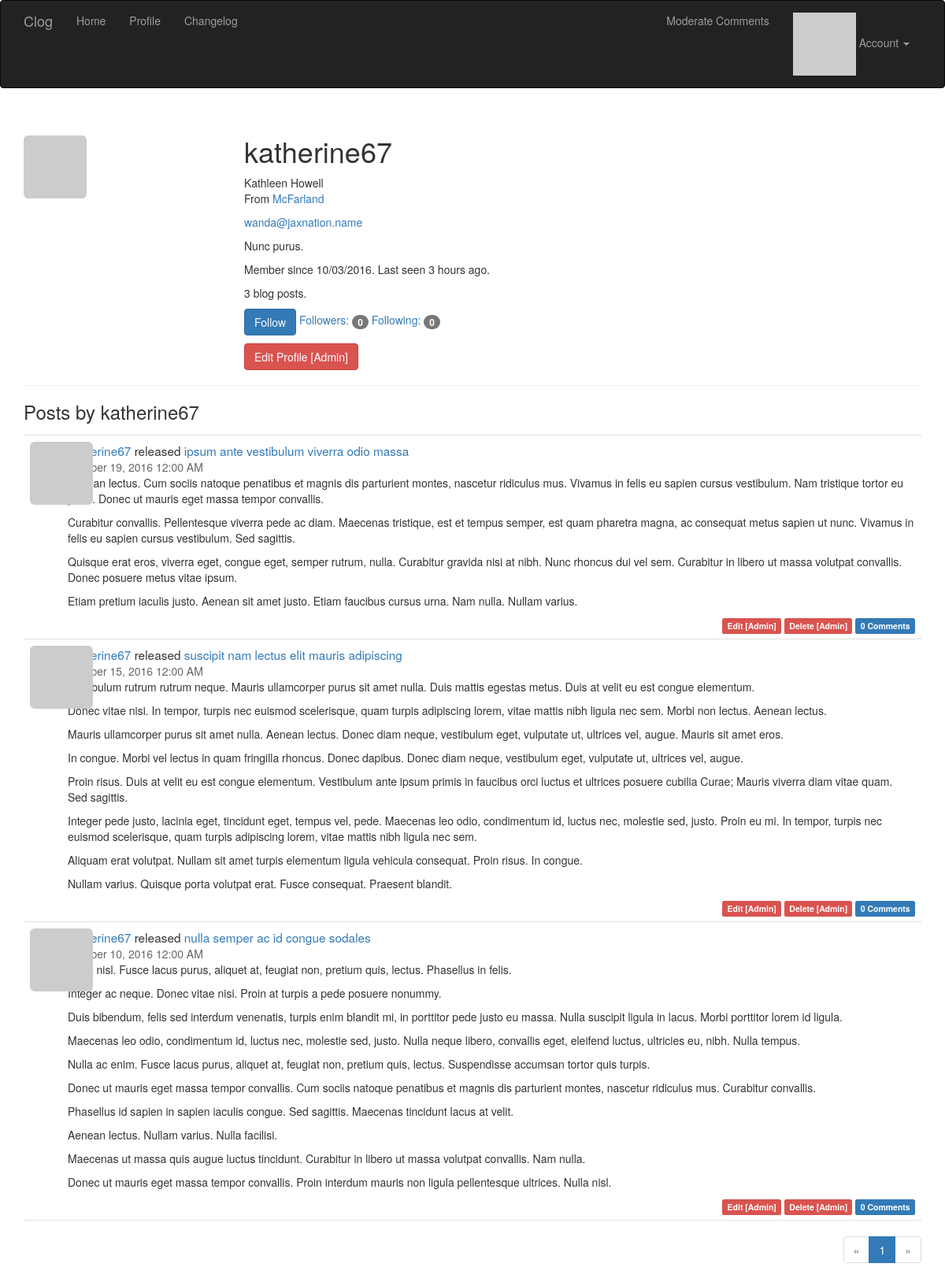
The page /user/katherine67 (signed in) on the database its author committed.
### app/models.py (models this page shows, shortened)
class User(UserMixin, db.Model):
    __tablename__ = 'users'
    id = db.Column(db.Integer, primary_key=True)
    username = db.Column(db.String(64), unique=True, index=True)
    email = db.Column(db.String(64), unique=True, index=True)
    role_id = db.Column(db.Integer, db.ForeignKey('roles.id'))
    password_hash = db.Column(db.String(128))
    confirmed = db.Column(db.Boolean, default=False)
    avatar_hash = db.Column(db.String(32))
    name = db.Column(db.String(64))
    location = db.Column(db.String(64))
    about_me = db.Column(db.Text)
    member_since = db.Column(db.DateTime(), default=datetime.utcnow)
    last_seen = db.Column(db.DateTime(), default=datetime.utcnow)
    posts = db.relationship('Post', backref='author', lazy='dynamic')
    followed = db.relationship('Follow',
                               foreign_keys=[Follow.follower_id],
                               backref=db.backref('follower', lazy='joined'),
                               lazy='dynamic',
                               cascade='all, delete-orphan')
    followers = db.relationship('Follow',
                                foreign_keys=[Follow.followed_id],
                                backref=db.backref('followed', lazy='joined'),
                                lazy='dynamic',
                                cascade='all, delete-orphan')
    comments = db.relationship('Comment', backref='author', lazy='dynamic')
    def can(self, permissions):
        return self.role is not None and (self.role.permissions & permissions) == permissions
    def is_administrator(self):
        return self.can(Permission.ADMINISTER)
    @property
    def password(self):
        raise AttributeError('password is not a readable attribute')
    def gravatar(self, size=100, default='identicon', rating='g'):
        if request.is_secure:
            url = 'https://secure.gravatar.com/avatar'
        else:
            url = 'https://www.gravatar.com/avatar'
        hash = self.avatar_hash or hashlib.md5(
            self.email.encode('utf-8')).hexdigest()
        return '{url}/{hash}?s={size}&d={default}&r={rating}'.format(
            url=url, hash=hash, size=size, default=default, rating=rating)
    def ping(self):
        self.last_seen = datetime.utcnow()
        db.session.add(self)
    def is_following(self, user):
        return self.followed.filter_by(
            followed_id=user.id).first() is not None

class Post(db.Model):
    __tablename__ = 'posts'
    id = db.Column(db.Integer, primary_key=True)
    title = db.Column(db.Text)
    body = db.Column(db.Text)
    timestamp = db.Column(db.DateTime, index=True, default=datetime.utcnow)
    author_id = db.Column(db.Integer, db.ForeignKey('users.id'))
    body_html = db.Column(db.Text)
    comments = db.relationship('Comment', backref='post', lazy='dynamic')

### app/main/views.py (the view)
@main.route('/user/<username>')
def user(username):
    user = User.query.filter_by(username=username).first()
    if user is None:
        abort(404)
    page = request.args.get('page', 1, type=int)
    pagination = user.posts.order_by(Post.timestamp.desc()).paginate(
        page, per_page=current_app.config['FLASKY_POSTS_PER_PAGE'],
        error_out=False)
    posts = pagination.items
    return render_template('user.html', user=user, posts=posts,
                           pagination=pagination)

### app/auth/views.py (called while the page is built)
@auth.before_app_request
def before_request():
    if current_user.is_authenticated:
        current_user.ping()
        if not current_user.confirmed \
                and request.endpoint[:5] != 'auth.' \
                and request.endpoint != 'static':
            return redirect(url_for('auth.unconfirmed'))

### app/main/__init__.py (called while the page is built)
@main.app_context_processor
def inject_permissions():
    return dict(Permission=Permission)

### app/models.py (called while the page is built)
@login_manager.user_loader
def load_user(user_id):
    return User.query.get(int(user_id))

### app/templates/user.html (shortened to what this page needs)
{% extends "base.html" %}
{% import "_macros.html" as macros %}
{% block page_content %}
<div class="page-header">
    <img class="img-rounded profile-thumbnail" src="{{ user.gravatar(size=256) }}">
    <div class="profile-header">
        <h1>{{ user.username }}</h1>
        {% if user.name or user.location %}
        <p>
            {% if user.name %}{{ user.name }}<br>{% endif %}
            {% if user.location %}
                From <a href="http://maps.google.com/?q={{ user.location }}">{{ user.location }}</a><br>
            {% endif %}
        </p>
        {% endif %}
        {% if current_user.is_administrator() %}
        <p><a href="mailto:{{ user.email }}">{{ user.email }}</a></p>
        {% endif %}
        {% if user.about_me %}<p>{{ user.about_me }}</p>{% endif %}
        <p>Member since {{ moment(user.member_since).format('L') }}. Last seen {{ moment(user.last_seen).fromNow() }}.</p>
        <p>{{ user.posts.count() }} blog posts.</p>
        <p>
            {% if current_user.can(Permission.FOLLOW) and user != current_user %}
                {% if not current_user.is_following(user) %}
                <a href="{{ url_for('.follow', username=user.username) }}" class="btn btn-primary">Follow</a>
                {% else %}
                <a href="{{ url_for('.unfollow', username=user.username) }}" class="btn btn-default">Unfollow</a>
                {% endif %}
            {% endif %}
            <a href="{{ url_for('.followers', username=user.username) }}">Followers: <span class="badge">{{ user.followers.count() - 1 }}</span></a>
            <a href="{{ url_for('.followed_by', username=user.username) }}">Following: <span class="badge">{{ user.followed.count() - 1 }}</span></a>
        </p>
        <p>
            {% if current_user.is_administrator() %}
            <a class="btn btn-danger" href="{{ url_for('.edit_profile_admin', id=user.id) }}">Edit Profile [Admin]</a>
            {% endif %}
        </p>
    </div>
</div>
<h3>Posts by {{ user.username }}</h3>
{% include '_posts.html' %}
{% if pagination %}
<div class="pagination">
    {{ macros.pagination_widget(pagination, '.user', username=user.username) }}
</div>
{% endif %}
{% endblock %}

### app/templates/_posts.html
<ul class="posts">
    {% for post in posts %}
    <li class="post">
        <div class="post-thumbnail">
            <a href="{{ url_for('.user', username=post.author.username) }}">
                <img class="img-rounded profile-thumbnail" src="{{ post.author.gravatar(size=40) }}">
            </a>
        </div>
        <div class="post-content">
            <div class="post-author">
                <a href="{{ url_for('.user', username=post.author.username) }}">{{ post.author.username }}</a>
                released
                <a href="{{ url_for('.post', id=post.id) }}">{{ post.title }}</a>
            </div>
            <div class="post-date">{{ moment(post.timestamp).format('LLL') }}</div>
            <div class="post-body">
                {% if post.body_html %}
                    {{ post.body_html | safe }}
                {% else %}
                    {{ post.body }}
                {% endif %}
            </div>
            <div class="post-footer">
                {% if current_user == post.author %}
                <a href="{{ url_for('.edit', id=post.id) }}">
                    <span class="label label-primary">Edit</span>
                </a>
                {% if request.path != url_for('.index') %}
                <a href="{{ url_for('.delete', id=post.id) }}">
                    <span class="label label-primary">Delete</span>
                </a>
                {% endif %}
                {% elif current_user.is_administrator() %}
                <a href="{{ url_for('.edit', id=post.id) }}">
                    <span class="label label-danger">Edit [Admin]</span>
                </a>
                {% if request.path != url_for('.index') %}
                <a href="{{ url_for('.delete', id=post.id) }}">
                    <span class="label label-danger">Delete [Admin]</span>
                </a>
                {% endif %}
                {% endif %}
                <a href="{{ url_for('.post', id=post.id) }}#comments">
                    <span class="label label-primary">{{ post.comments.count() }} Comments</span>
                </a>
            </div>
        </div>
    </li>
    {% endfor %}
</ul>

### app/static/styles.css (style rules this page uses)
.profile-thumbnail { position: absolute; }
.profile-header { min-height: 260px; margin-left: 280px; }
ul.posts { list-style-type: none; padding: 0px; margin: 16px 0px 0px 0px; border-top: 1px solid #e0e0e0; }
ul.posts li.post { padding: 8px; border-bottom: 1px solid #e0e0e0; }
div.post-date { color: #666666; }
div.post-author { font-size: 110%; }
div.post-body { max-height: 300px; overflow-y: auto; }
div.post-thumbnail { position: absolute; }
div.post-content { margin-left: 48px; min-height: 48px; }
div.post-footer { text-align: right; }
div.pagination { width: 100%; text-align: right; padding: 0px; margin: 0px; }

### rows shown on the page
User: username "katherine67", name "Kathleen Howell", location "McFarland", email "wanda@jaxnation.name", about_me "Nunc purus.", member_since "10/03/2016", last_seen "3 hours ago"
Post: author.username "katherine67", title "ipsum ante vestibulum viverra odio massa", timestamp "October 19, 2016 12:00 AM", body_html "Aenean lectus. Cum sociis natoque penatibus et magnis dis parturient montes, nascetur ridiculus mus. Vivamus in felis eu sapien cursus vestibulum. Nam tristique tortor eu pede. Donec ut mauris eget massa tempor convallis. Curabitur convallis. Pellentesque viverra pede ac diam. Maecenas tristique, est et tempus semper, est quam pharetra magna, ac consequat metus sapien ut nunc. Vivamus in felis eu sapien cursus vestibulum. Sed sagittis. Quisque erat eros, viverra eget, congue eget, semper rutrum, nulla. Curabitur gravida nisi at nibh. Nunc rhoncus dui vel sem. Curabitur in libero ut massa volutpat convallis. Donec posuere metus vitae ipsum. Etiam pretium iaculis justo. Aenean sit amet justo.…", comments.count "0"
Post: author.username "katherine67", title "suscipit nam lectus elit mauris adipiscing", timestamp "October 15, 2016 12:00 AM", body_html "Vestibulum rutrum rutrum neque. Mauris ullamcorper purus sit amet nulla. Duis mattis egestas metus. Duis at velit eu est congue elementum. Donec vitae nisi. In tempor, turpis nec euismod scelerisque, quam turpis adipiscing lorem, vitae mattis nibh ligula nec sem. Morbi non lectus. Aenean lectus. Mauris ullamcorper purus sit amet nulla. Aenean lectus. Donec diam neque, vestibulum eget, vulputate ut, ultrices vel, augue. Mauris sit amet eros. In congue. Morbi vel lectus in quam fringilla rhoncus. Donec dapibus. Donec diam neque, vestibulum eget, vulputate ut, ultrices vel, augue. Proin risus. Duis at velit eu est congue elementum. Vestibulum ante ipsum primis in faucibus orci luctus et…", comments.count "0"
Post: author.username "katherine67", title "nulla semper ac id congue sodales", timestamp "October 10, 2016 12:00 AM", body_html "Nunc nisl. Fusce lacus purus, aliquet at, feugiat non, pretium quis, lectus. Phasellus in felis. Integer ac neque. Donec vitae nisi. Proin at turpis a pede posuere nonummy. Duis bibendum, felis sed interdum venenatis, turpis enim blandit mi, in porttitor pede justo eu massa. Nulla suscipit ligula in lacus. Morbi porttitor lorem id ligula. Maecenas leo odio, condimentum id, luctus nec, molestie sed, justo. Nulla neque libero, convallis eget, eleifend luctus, ultricies eu, nibh. Nulla tempus. Nulla ac enim. Fusce lacus purus, aliquet at, feugiat non, pretium quis, lectus. Suspendisse accumsan tortor quis turpis. Donec ut mauris eget massa tempor convallis. Cum sociis natoque penatibus et…", comments.count "0"

### other values the page prints
{{ user.posts.count() }} "3"
{{ user.followers.count() - 1 }} "0"
{{ user.followed.count() - 1 }} "0"
{{ p }} "1"
